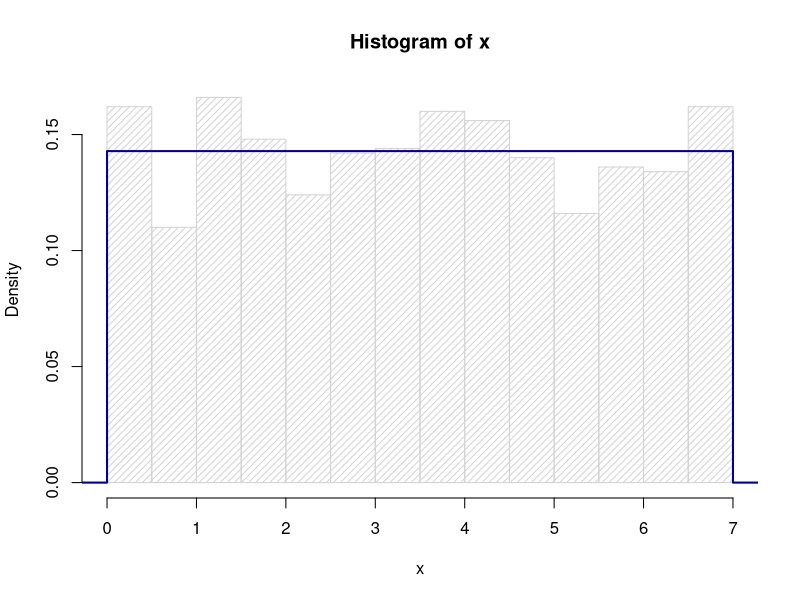
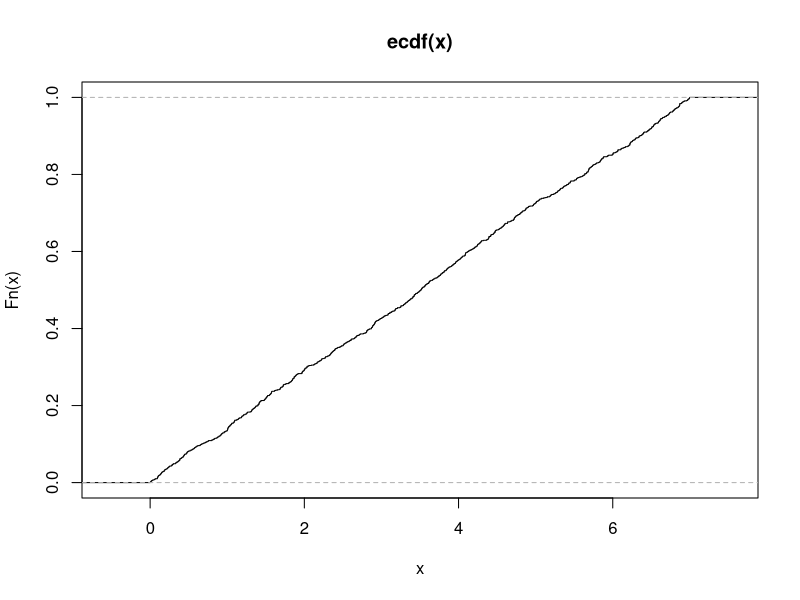
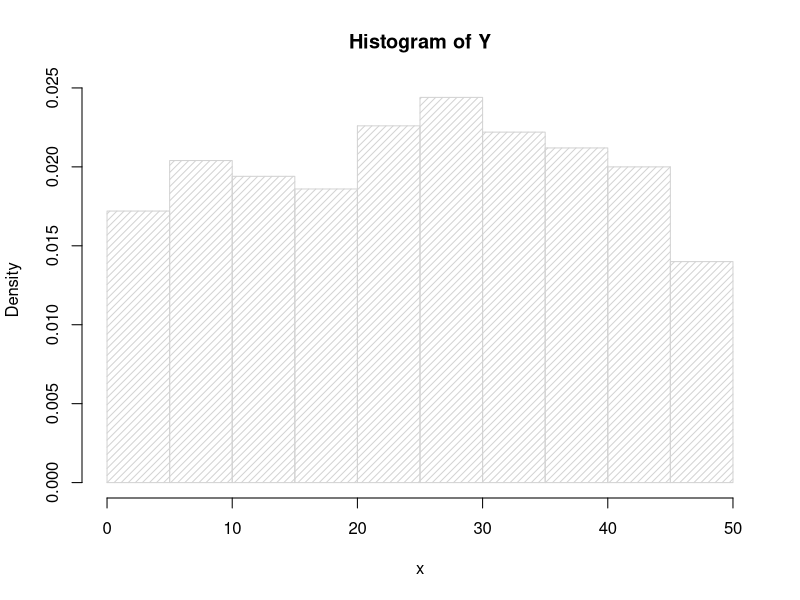

Source code (R) for these figures, in order: (Note: this script raises an error after producing the figures.)
# generate 1000 random variables, uniformly distributed between 0 and 7 
x = runif(1000, min = 0, max = 7)

x

# We approximate the distribution function for X∼U(0,7) and plot the results as a histogram.
hist(x, freq = FALSE, xlab = 'x', density = 20)

# uniform density distribution function for the interval [0,7], by applying the dunif() function.
curve(dunif(x, min = 0, max = 7), 
      from = -10, to = 10, 
      n = 100000, 
      col = "darkblue", 
      lwd = 2, 
      add = TRUE, 
      yaxt = "n",
      ylab = 'probability')
plot(ecdf(x))

# calculating variance
var = function(x) {
  m = mean(x)
  mean((m-x)^2)
}

var(x)

# calculating mean
expected = function(x){
  sum(x) / length(x)
}

expected(x)

# # generate 1000 random variables, uniformly distributed between 0 and 49
Y = runif(1000, min = 0, max = 49)

# We approximate the distribution function for Y∼U(0,49) and plot the results as a histogram.
hist(Y, freq = FALSE, xlab = 'x', density = 20)

# uniform density distribution function for the interval [0,7], by applying the dunif() function.
curve(dunif(Y, min = 0, max = 49), 
      from = -10, to = 10, 
      n = 100000, 
      col = "darkblue", 
      lwd = 2, 
      add = TRUE, 
      yaxt = "n",
      ylab = 'probability')

# calculating variance
var = function(x) {
  m = mean(x)
  mean((m-x)^2)
}

var(Y)

# calculating mean
expected = function(x){
  sum(x) / length(x)
}

expected(Y)
